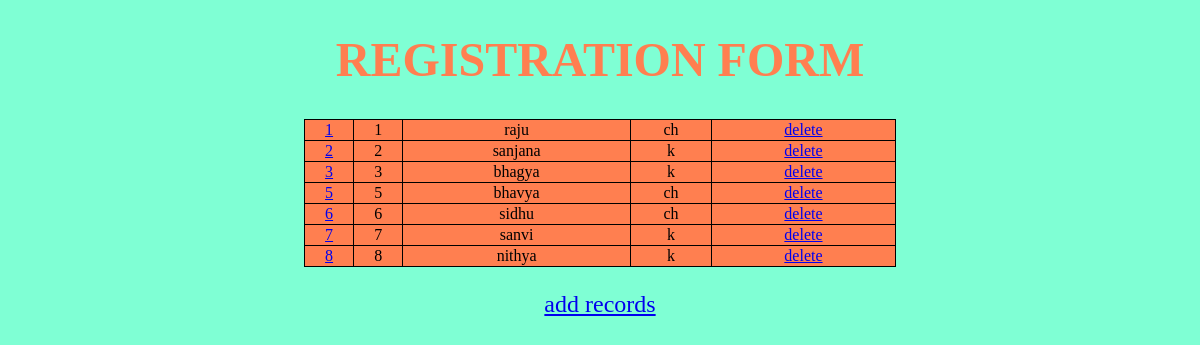
/registration_app/, run on the app's committed database.
### registration_app/models.py (models this page shows)
class Registration(models.Model):
    first_name=models.CharField(max_length=255)
    last_name=models.CharField(max_length=255)

### registration_app/views.py (the view)
# urls.py: path('',views.index,name='index'),
def index(req):
      add_members =Registration.objects.all().values()
      template=loader.get_template('index.html')
      context={
            'add_members': add_members,
      }
      return HttpResponse(template.render(context,req))

### registration_app/templates/index.html (shortened to what this page needs)
<!DOCTYPE html>
<html lang="en">
<head>
</head>
<body>
<h1>REGISTRATION FORM</h1>
        <table align="center" border="1" bgcolor="#ff7f50" >
        {% for x in add_members %}
        <tr>
        <td><a href="update/{{ x.id }}">{{ x.id }}</a> </td>
        <td>{{ x.id }}</td>
        <td>{{ x.first_name }}</td>
        <td>{{ x.last_name }}</td>
        <td><a href="delete/{{ x.id }}">delete</a> </td>
        </tr>
        {% endfor %}
        </table>
<p>
    <a href="add/"> add records</a>
</p>
</body>
</html>

### registration_app/templates/index.html (style rules this page uses)
body { background-color: aquamarine; }
h1 { font: bold;color: coral;font-size: 300%;text-align:center; }
p { font: auto; color: crimson;font-size: 150%;text-align: center; }
table,td,th { border: 1px solid black; }
table { border-collapse: collapse;width: 50%; }
td { text-align: center; }

### data on the page
Registration: id "1", first_name "raju", last_name "ch"
Registration: id "2", first_name "sanjana", last_name "k"
Registration: id "3", first_name "bhagya", last_name "k"
Registration: id "5", first_name "bhavya", last_name "ch"
Registration: id "6", first_name "sidhu", last_name "ch"
Registration: id "7", first_name "sanvi", last_name "k"
Registration: id "8", first_name "nithya", last_name "k"
